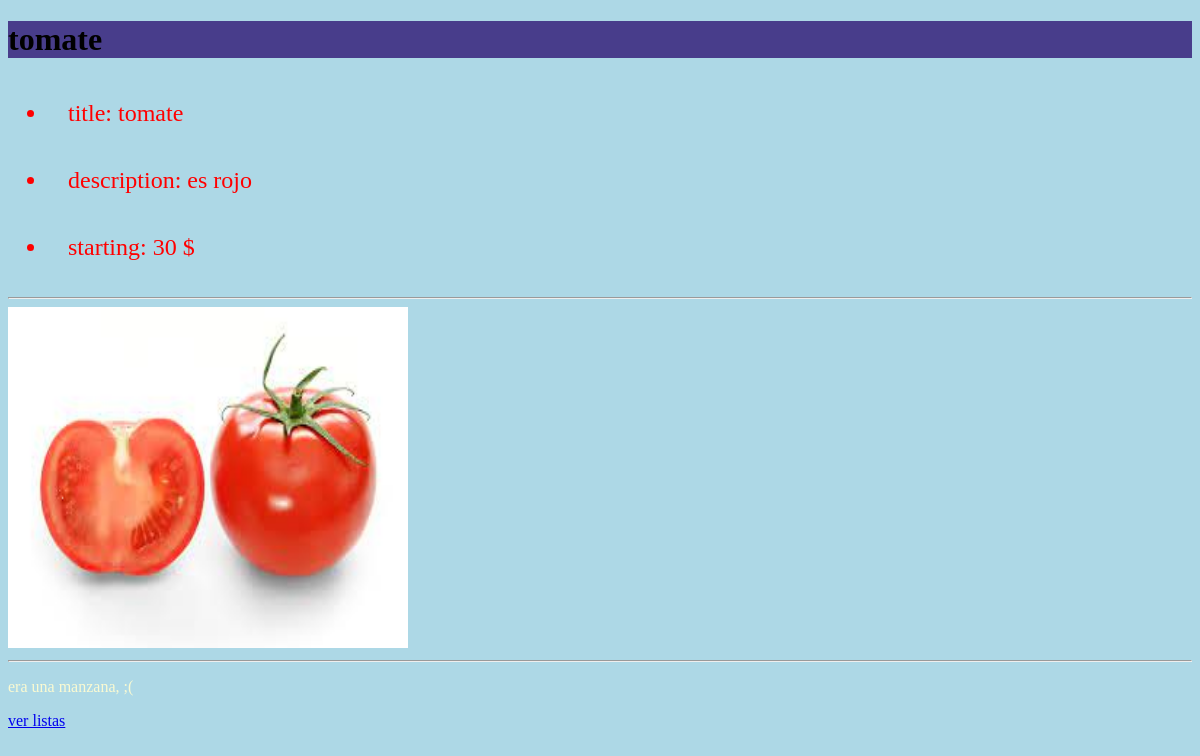
The page /listing2 (signed in) on the database its author committed.
### listing/models.py (models this page shows, shortened)
class Listing(models.Model):
    title = models.CharField(max_length=64, )
    description = models.CharField(max_length=64)
    starting = models.IntegerField()
    imagen = models.ImageField(null=True, blank=True)
    comentarios = models.CharField(max_length=300, null=True)

### listing/views.py (the view)
# urls.py: path("<int:listing_id>", views.list, name="listing"),
@login_required(login_url='login')
def list(request, listing_id):
    return render(request, "listing/list.html", {
        "listing": Listing.objects.get(id=listing_id),
    })

### listing/templates/listing/list.html
{% extends "listing/layout.html" %}
{% block body %}
<h1>{{ listing.title }}</h1>
<ul>
    <li>title: {{ listing.title }} </li>
    <li>description: {{ listing.description }}</li>
    <li>starting: {{ listing.starting }} $</li>
</ul>
    <hr>
<img src="images/{{ listing.imagen }}", width="400"
     height="341">
<hr>
<p>  {{ listing.comentarios }} </p>
 <a href={%  url 'listing:index' %}> ver listas   </a>
{% endblock %}

### static/listing/styles.css (style rules this page uses)
body { color: black; background-color: lightblue; }
h1 { background-color: darkslateblue; }
p { color: lightgoldenrodyellow; }
li { font-family: "Arial Black"; font-size: x-large ; color: red; padding: 20px; }

### rows shown on the page
Listing: title "tomate", description "es rojo", starting "30", imagen (picture), comentarios "era una manzana, ;("
